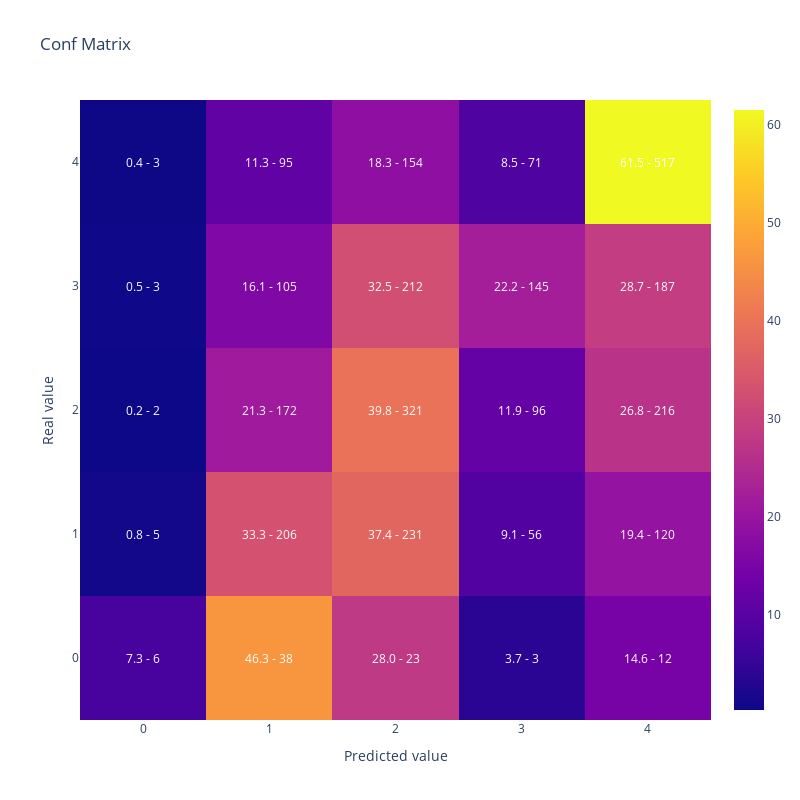

Write notebook code for a chart like this one.
### Code cell
#Obtengo las predicciones sobre el set de test. El modelo me da una lista de probabilidades para cada clase y tomo la clase con mayor probabilidad con la funcion argmax
y_pred = lgb_model1.predict(X_test).argmax(axis=1)

#Calculo el Kappa
print(cohen_kappa_score(y_test,y_pred, weights = 'quadratic'))

#Muestro la matriz de confusión
display(plot_confusion_matrix(y_test,y_pred))

### Figure 1 — Plotly figure (JSON) as saved in the notebook; plotly's stock layout.template omitted (floating-point values rounded to 4 significant figures)
{"data": [{"type": "heatmap", "x": [0, 1, 2, 3, 4], "y": [0, 1, 2, 3, 4], "z": [[7.317, 46.34, 28.05, 3.659, 14.63], [0.8091, 33.33, 37.38, 9.061, 19.42], [0.2478, 21.31, 39.78, 11.9, 26.77], [0.4601, 16.1, 32.52, 22.24, 28.68], [0.3571, 11.31, 18.33, 8.452, 61.55]]}], "layout": {"annotations": [{"font": {"color": "white"}, "showarrow": false, "text": "7.3 - 6", "x": 0, "xref": "x", "y": 0, "yref": "y"}, {"font": {"color": "white"}, "showarrow": false, "text": "46.3 - 38", "x": 1, "xref": "x", "y": 0, "yref": "y"}, {"font": {"color": "white"}, "showarrow": false, "text": "28.0 - 23", "x": 2, "xref": "x", "y": 0, "yref": "y"}, {"font": {"color": "white"}, "showarrow": false, "text": "3.7 - 3", "x": 3, "xref": "x", "y": 0, "yref": "y"}, {"font": {"color": "white"}, "showarrow": false, "text": "14.6 - 12", "x": 4, "xref": "x", "y": 0, "yref": "y"}, {"font": {"color": "white"}, "showarrow": false, "text": "0.8 - 5", "x": 0, "xref": "x", "y": 1, "yref": "y"}, {"font": {"color": "white"}, "showarrow": false, "text": "33.3 - 206", "x": 1, "xref": "x", "y": 1, "yref": "y"}, {"font": {"color": "white"}, "showarrow": false, "text": "37.4 - 231", "x": 2, "xref": "x", "y": 1, "yref": "y"}, {"font": {"color": "white"}, "showarrow": false, "text": "9.1 - 56", "x": 3, "xref": "x", "y": 1, "yref": "y"}, {"font": {"color": "white"}, "showarrow": false, "text": "19.4 - 120", "x": 4, "xref": "x", "y": 1, "yref": "y"}, {"font": {"color": "white"}, "showarrow": false, "text": "0.2 - 2", "x": 0, "xref": "x", "y": 2, "yref": "y"}, {"font": {"color": "white"}, "showarrow": false, "text": "21.3 - 172", "x": 1, "xref": "x", "y": 2, "yref": "y"}, {"font": {"color": "white"}, "showarrow": false, "text": "39.8 - 321", "x": 2, "xref": "x", "y": 2, "yref": "y"}, {"font": {"color": "white"}, "showarrow": false, "text": "11.9 - 96", "x": 3, "xref": "x", "y": 2, "yref": "y"}, {"font": {"color": "white"}, "showarrow": false, "text": "26.8 - 216", "x": 4, "xref": "x", "y": 2, "yref": "y"}, {"font": {"color": "white"}, "showarrow": false, "text": "0.5 - 3", "x": 0, "xref": "x", "y": 3, "yref": "y"}, {"font": {"color": "white"}, "showarrow": false, "text": "16.1 - 105", "x": 1, "xref": "x", "y": 3, "yref": "y"}, {"font": {"color": "white"}, "showarrow": false, "text": "32.5 - 212", "x": 2, "xref": "x", "y": 3, "yref": "y"}, {"font": {"color": "white"}, "showarrow": false, "text": "22.2 - 145", "x": 3, "xref": "x", "y": 3, "yref": "y"}, {"font": {"color": "white"}, "showarrow": false, "text": "28.7 - 187", "x": 4, "xref": "x", "y": 3, "yref": "y"}, {"font": {"color": "white"}, "showarrow": false, "text": "0.4 - 3", "x": 0, "xref": "x", "y": 4, "yref": "y"}, {"font": {"color": "white"}, "showarrow": false, "text": "11.3 - 95", "x": 1, "xref": "x", "y": 4, "yref": "y"}, {"font": {"color": "white"}, "showarrow": false, "text": "18.3 - 154", "x": 2, "xref": "x", "y": 4, "yref": "y"}, {"font": {"color": "white"}, "showarrow": false, "text": "8.5 - 71", "x": 3, "xref": "x", "y": 4, "yref": "y"}, {"font": {"color": "white"}, "showarrow": false, "text": "61.5 - 517", "x": 4, "xref": "x", "y": 4, "yref": "y"}], "height": 800, "title": {"text": "Conf Matrix"}, "width": 800, "xaxis": {"title": {"text": "Predicted value"}}, "yaxis": {"title": {"text": "Real value"}}}}
